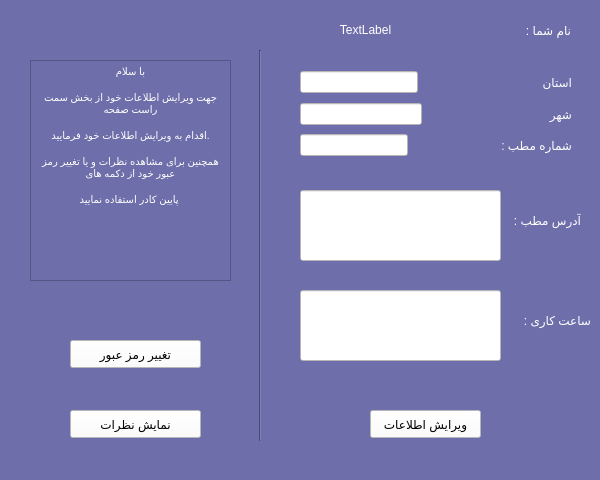
<?xml version="1.0" encoding="UTF-8"?>
<ui version="4.0">
 <class>Doctor_FirstPage</class>
 <widget class="QWidget" name="Doctor_FirstPage">
  <property name="geometry">
   <rect>
    <x>0</x>
    <y>0</y>
    <width>600</width>
    <height>480</height>
   </rect>
  </property>
  <property name="windowTitle">
   <string>Doctor_Page</string>
  </property>
  <property name="styleSheet">
   <string notr="true">background-color:rgb(110, 110, 170)</string>
  </property>
  <widget class="QPushButton" name="pushButtona_ChangePass">
   <property name="geometry">
    <rect>
     <x>70</x>
     <y>340</y>
     <width>131</width>
     <height>28</height>
    </rect>
   </property>
   <property name="styleSheet">
    <string notr="true">background-color:white;
color: rgb(0, 0, 0);

</string>
   </property>
   <property name="text">
    <string>تغییر رمز عبور</string>
   </property>
  </widget>
  <widget class="QLabel" name="label_5">
   <property name="geometry">
    <rect>
     <x>500</x>
     <y>310</y>
     <width>91</width>
     <height>20</height>
    </rect>
   </property>
   <property name="styleSheet">
    <string notr="true">color : white;</string>
   </property>
   <property name="text">
    <string>ساعت کاری : </string>
   </property>
  </widget>
  <widget class="QWidget" name="layoutWidget">
   <property name="geometry">
    <rect>
     <x>300</x>
     <y>70</y>
     <width>272</width>
     <height>88</height>
    </rect>
   </property>
   <layout class="QVBoxLayout" name="verticalLayout">
    <item>
     <layout class="QHBoxLayout" name="horizontalLayout">
      <item>
       <widget class="QLineEdit" name="lineEdit_Province">
        <property name="styleSheet">
         <string notr="true">background-color: white
</string>
        </property>
       </widget>
      </item>
      <item>
       <spacer name="horizontalSpacer">
        <property name="orientation">
         <enum>Qt::Horizontal</enum>
        </property>
        <property name="sizeHint" stdset="0">
         <size>
          <width>40</width>
          <height>20</height>
         </size>
        </property>
       </spacer>
      </item>
      <item>
       <widget class="QLabel" name="label_3">
        <property name="styleSheet">
         <string notr="true">color : white;</string>
        </property>
        <property name="text">
         <string>استان</string>
        </property>
       </widget>
      </item>
     </layout>
    </item>
    <item>
     <layout class="QHBoxLayout" name="horizontalLayout_2">
      <item>
       <widget class="QLineEdit" name="lineEdit_City">
        <property name="styleSheet">
         <string notr="true">background-color: white
</string>
        </property>
       </widget>
      </item>
      <item>
       <spacer name="horizontalSpacer_3">
        <property name="orientation">
         <enum>Qt::Horizontal</enum>
        </property>
        <property name="sizeHint" stdset="0">
         <size>
          <width>40</width>
          <height>20</height>
         </size>
        </property>
       </spacer>
      </item>
      <item>
       <widget class="QLabel" name="label_7">
        <property name="styleSheet">
         <string notr="true">color : white;</string>
        </property>
        <property name="text">
         <string>شهر</string>
        </property>
       </widget>
      </item>
     </layout>
    </item>
    <item>
     <layout class="QHBoxLayout" name="horizontalLayout_3">
      <item>
       <widget class="QLineEdit" name="lineEdit_ClinicPhone">
        <property name="styleSheet">
         <string notr="true">background-color: white
</string>
        </property>
       </widget>
      </item>
      <item>
       <spacer name="horizontalSpacer_2">
        <property name="orientation">
         <enum>Qt::Horizontal</enum>
        </property>
        <property name="sizeHint" stdset="0">
         <size>
          <width>40</width>
          <height>20</height>
         </size>
        </property>
       </spacer>
      </item>
      <item>
       <widget class="QLabel" name="label_2">
        <property name="styleSheet">
         <string notr="true">color : white;</string>
        </property>
        <property name="text">
         <string>شماره مطب :</string>
        </property>
       </widget>
      </item>
     </layout>
    </item>
   </layout>
  </widget>
  <widget class="QLineEdit" name="lineEdit_Time">
   <property name="geometry">
    <rect>
     <x>300</x>
     <y>290</y>
     <width>201</width>
     <height>71</height>
    </rect>
   </property>
   <property name="styleSheet">
    <string notr="true">background-color: white
</string>
   </property>
  </widget>
  <widget class="QLabel" name="label_4">
   <property name="geometry">
    <rect>
     <x>490</x>
     <y>210</y>
     <width>91</width>
     <height>20</height>
    </rect>
   </property>
   <property name="styleSheet">
    <string notr="true">color : white;</string>
   </property>
   <property name="text">
    <string>آدرس مطب :</string>
   </property>
  </widget>
  <widget class="QLineEdit" name="lineEdit_Address">
   <property name="geometry">
    <rect>
     <x>300</x>
     <y>190</y>
     <width>201</width>
     <height>71</height>
    </rect>
   </property>
   <property name="styleSheet">
    <string notr="true">background-color: white
</string>
   </property>
  </widget>
  <widget class="QPushButton" name="pushButton_2">
   <property name="geometry">
    <rect>
     <x>370</x>
     <y>410</y>
     <width>111</width>
     <height>28</height>
    </rect>
   </property>
   <property name="styleSheet">
    <string notr="true">background-color:white;
color: rgb(0, 0, 0);

</string>
   </property>
   <property name="text">
    <string>ویرایش اطلاعات</string>
   </property>
  </widget>
  <widget class="Line" name="line">
   <property name="geometry">
    <rect>
     <x>250</x>
     <y>50</y>
     <width>21</width>
     <height>391</height>
    </rect>
   </property>
   <property name="orientation">
    <enum>Qt::Vertical</enum>
   </property>
  </widget>
  <widget class="QPushButton" name="pushButton_ShocComment">
   <property name="geometry">
    <rect>
     <x>70</x>
     <y>410</y>
     <width>131</width>
     <height>28</height>
    </rect>
   </property>
   <property name="styleSheet">
    <string notr="true">background-color:white;
color: rgb(0, 0, 0);

</string>
   </property>
   <property name="text">
    <string>نمایش نظرات</string>
   </property>
  </widget>
  <widget class="QTextBrowser" name="textBrowser">
   <property name="geometry">
    <rect>
     <x>30</x>
     <y>60</y>
     <width>201</width>
     <height>221</height>
    </rect>
   </property>
   <property name="styleSheet">
    <string notr="true">color : white;</string>
   </property>
   <property name="html">
    <string>&lt;!DOCTYPE HTML PUBLIC &quot;-//W3C//DTD HTML 4.0//EN&quot; &quot;http://www.w3.org/TR/REC-html40/strict.dtd&quot;&gt;
&lt;html&gt;&lt;head&gt;&lt;meta name=&quot;qrichtext&quot; content=&quot;1&quot; /&gt;&lt;style type=&quot;text/css&quot;&gt;
p, li { white-space: pre-wrap; }
&lt;/style&gt;&lt;/head&gt;&lt;body style=&quot; font-family:'MS Shell Dlg 2'; font-size:7.8pt; font-weight:400; font-style:normal;&quot;&gt;
&lt;p align=&quot;center&quot; style=&quot; margin-top:0px; margin-bottom:0px; margin-left:0px; margin-right:0px; -qt-block-indent:0; text-indent:0px;&quot;&gt;با سلام&lt;/p&gt;
&lt;p align=&quot;center&quot; style=&quot;-qt-paragraph-type:empty; margin-top:0px; margin-bottom:0px; margin-left:0px; margin-right:0px; -qt-block-indent:0; text-indent:0px;&quot;&gt;&lt;br /&gt;&lt;/p&gt;
&lt;p align=&quot;center&quot; style=&quot; margin-top:0px; margin-bottom:0px; margin-left:0px; margin-right:0px; -qt-block-indent:0; text-indent:0px;&quot;&gt;جهت ویرایش اطلاعات خود از بخش سمت راست صفحه&lt;/p&gt;
&lt;p align=&quot;center&quot; style=&quot;-qt-paragraph-type:empty; margin-top:0px; margin-bottom:0px; margin-left:0px; margin-right:0px; -qt-block-indent:0; text-indent:0px;&quot;&gt;&lt;br /&gt;&lt;/p&gt;
&lt;p align=&quot;center&quot; style=&quot; margin-top:0px; margin-bottom:0px; margin-left:0px; margin-right:0px; -qt-block-indent:0; text-indent:0px;&quot;&gt;اقدام به ویرایش اطلاعات خود فرمایید.&lt;/p&gt;
&lt;p align=&quot;center&quot; style=&quot;-qt-paragraph-type:empty; margin-top:0px; margin-bottom:0px; margin-left:0px; margin-right:0px; -qt-block-indent:0; text-indent:0px;&quot;&gt;&lt;br /&gt;&lt;/p&gt;
&lt;p align=&quot;center&quot; style=&quot; margin-top:0px; margin-bottom:0px; margin-left:0px; margin-right:0px; -qt-block-indent:0; text-indent:0px;&quot;&gt;همچنین برای مشاهده نظرات و یا تغییر رمز عبور خود از دکمه های&lt;/p&gt;
&lt;p align=&quot;center&quot; style=&quot;-qt-paragraph-type:empty; margin-top:0px; margin-bottom:0px; margin-left:0px; margin-right:0px; -qt-block-indent:0; text-indent:0px;&quot;&gt;&lt;br /&gt;&lt;/p&gt;
&lt;p align=&quot;center&quot; style=&quot; margin-top:0px; margin-bottom:0px; margin-left:0px; margin-right:0px; -qt-block-indent:0; text-indent:0px;&quot;&gt;پایین کادر استفاده نمایید &lt;/p&gt;&lt;/body&gt;&lt;/html&gt;</string>
   </property>
  </widget>
  <widget class="QLabel" name="label">
   <property name="geometry">
    <rect>
     <x>300</x>
     <y>20</y>
     <width>131</width>
     <height>20</height>
    </rect>
   </property>
   <property name="styleSheet">
    <string notr="true">color : white;
align=&quot;center&quot;;</string>
   </property>
   <property name="text">
    <string>&lt;html&gt;&lt;head/&gt;&lt;body&gt;&lt;p align=&quot;center&quot;&gt;TextLabel&lt;/p&gt;&lt;/body&gt;&lt;/html&gt;</string>
   </property>
  </widget>
  <widget class="QLabel" name="label_6">
   <property name="geometry">
    <rect>
     <x>490</x>
     <y>20</y>
     <width>81</width>
     <height>20</height>
    </rect>
   </property>
   <property name="styleSheet">
    <string notr="true">color : white;</string>
   </property>
   <property name="text">
    <string>نام شما : </string>
   </property>
  </widget>
 </widget>
 <resources/>
 <connections/>
</ui>
